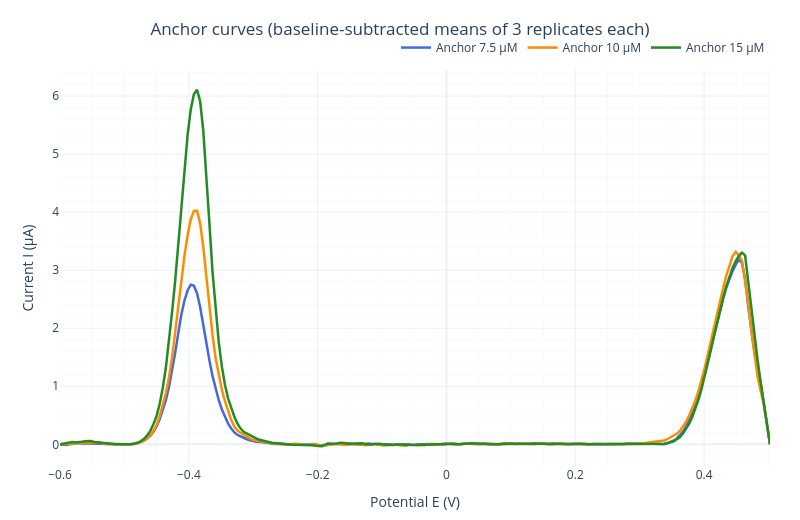

Here is the notebook cell this chart was saved with:
### Markdown cell above
### Interactive anchor-curve viewer

A single Plotly figure showing the three anchor curves on a shared axis. Hover
to read exact (E, I) coordinates; zoom-drag to inspect the peak shoulder.

### Code cell
anchor_overview_figure = go.Figure()
anchor_overview_figure.add_trace(go.Scatter(
    x=potential_grid_V, y=mean_subtracted_signal_at_7p5uM,
    mode='lines', name='Anchor 7.5 µM',
    line=dict(color='royalblue', width=2.5),
))
anchor_overview_figure.add_trace(go.Scatter(
    x=potential_grid_V, y=mean_subtracted_signal_at_10uM,
    mode='lines', name='Anchor 10 µM',
    line=dict(color='darkorange', width=2.5),
))
anchor_overview_figure.add_trace(go.Scatter(
    x=potential_grid_V, y=mean_subtracted_signal_at_15uM,
    mode='lines', name='Anchor 15 µM',
    line=dict(color='forestgreen', width=2.5),
))
apply_default_plotly_layout(
    anchor_overview_figure,
    title_text='Anchor curves (baseline-subtracted means of 3 replicates each)',
)
anchor_overview_figure.show()

### Figure 1 — Plotly figure (JSON) as saved in the notebook; plotly's stock layout.template omitted (floating-point values rounded to 4 significant figures; data arrays with more than 128 entries replaced by an {"elided": "..."} marker saying what was removed)
{"data": [{"line": {"color": "royalblue", "width": 2.5}, "mode": "lines", "name": "Anchor 7.5 µM", "type": "scatter", "x": {"elided": "229 float values"}, "y": {"elided": "229 float values"}}, {"line": {"color": "darkorange", "width": 2.5}, "mode": "lines", "name": "Anchor 10 µM", "type": "scatter", "x": {"elided": "229 float values"}, "y": {"elided": "229 float values"}}, {"line": {"color": "forestgreen", "width": 2.5}, "mode": "lines", "name": "Anchor 15 µM", "type": "scatter", "x": {"elided": "229 float values"}, "y": {"elided": "229 float values"}}], "layout": {"height": 520, "legend": {"orientation": "h", "x": 1, "xanchor": "right", "y": 1.02, "yanchor": "bottom"}, "margin": {"b": 50, "l": 60, "r": 30, "t": 70}, "title": {"text": "Anchor curves (baseline-subtracted means of 3 replicates each)", "x": 0.5, "xanchor": "center"}, "width": 800, "xaxis": {"minor": {"showgrid": true}, "showgrid": true, "title": {"text": "Potential E (V)"}}, "yaxis": {"minor": {"showgrid": true}, "showgrid": true, "title": {"text": "Current I (µA)"}}}}
